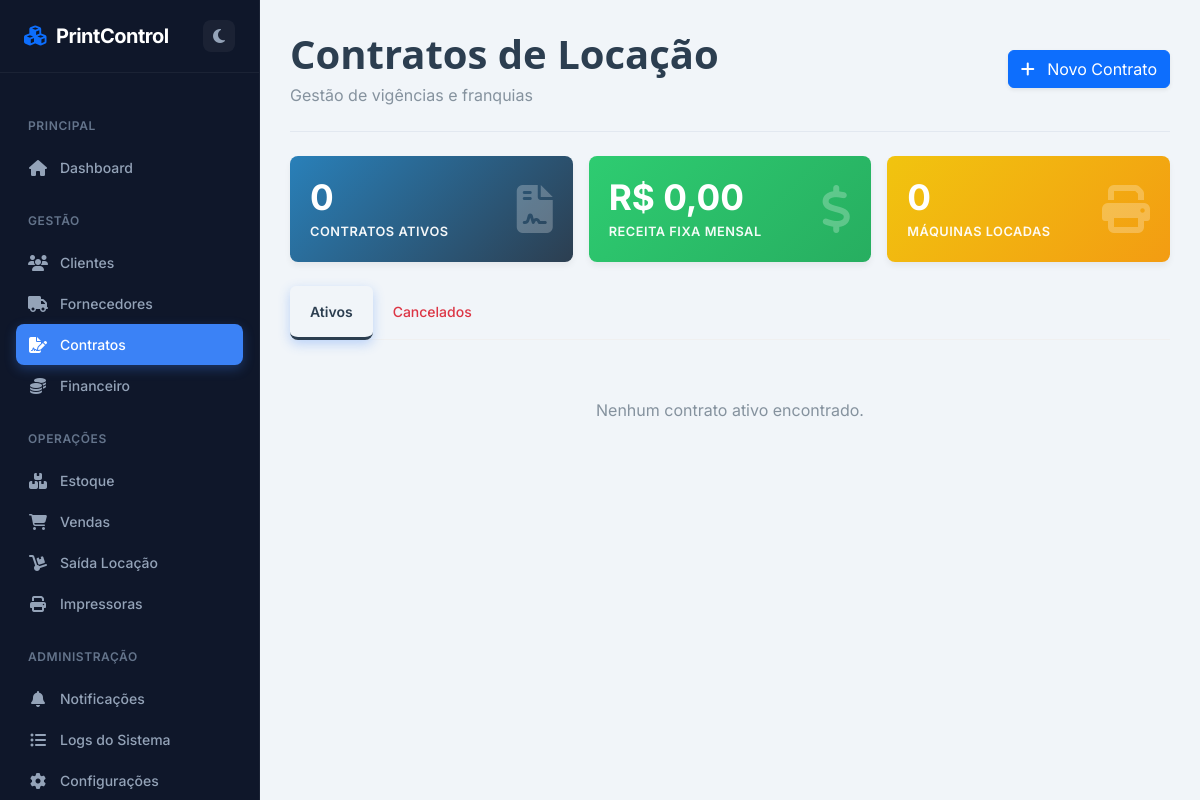
/contratos, run on an earlier commit of the app's database.
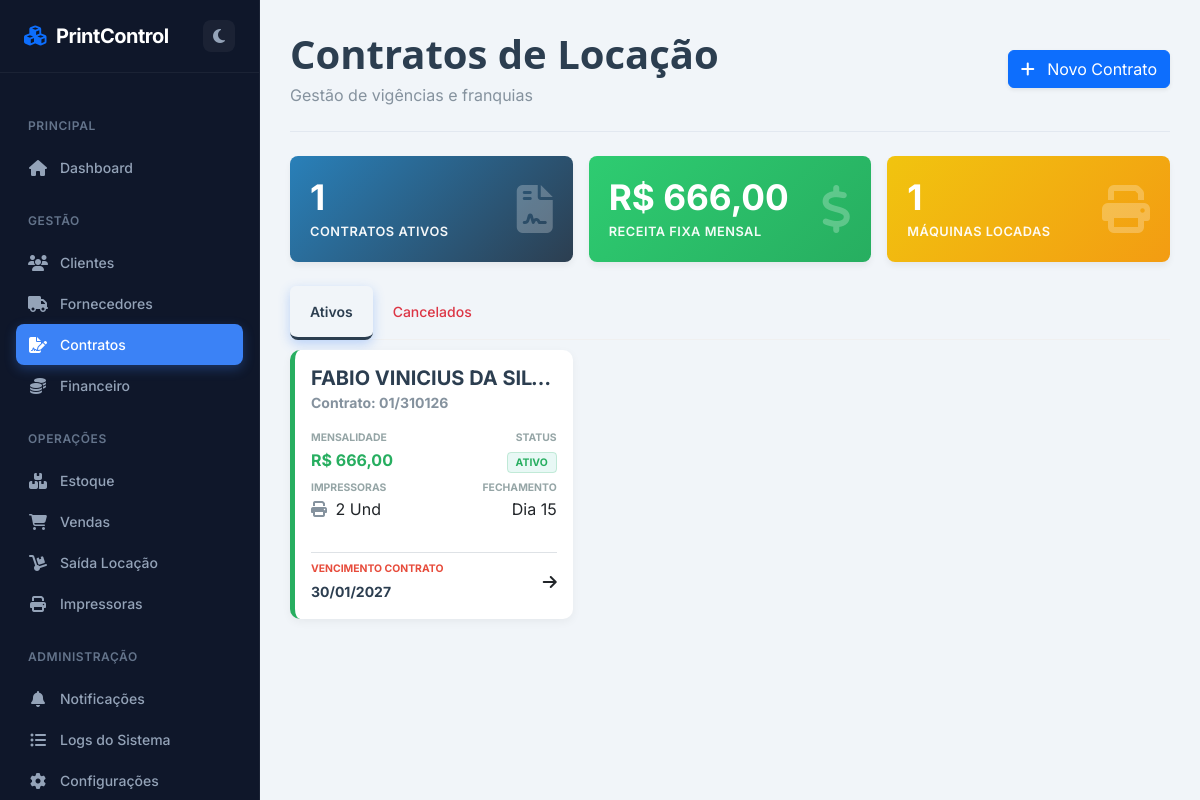
And on a later commit of the database.
### app.py (models this page shows)
class Contrato(db.Model):
    id = db.Column(db.Integer, primary_key=True)
    cliente_id = db.Column(db.Integer, db.ForeignKey('cliente.id'), nullable=False)
    cliente = db.relationship('Cliente', backref='contratos')
    numero_contrato = db.Column(db.String(50))
    data_inicio = db.Column(db.Date)
    data_fim = db.Column(db.Date)
    status = db.Column(db.String(20), default='Ativo')
    valor_mensal_total = db.Column(db.Float, default=0.0)
    dia_vencimento = db.Column(db.Integer)
    arquivo_pdf = db.Column(db.String(200))
    justificativa_cancelamento = db.Column(db.Text)
    itens = db.relationship('ContratoItem', backref='contrato', lazy=True)
    franquias = db.relationship('ContratoFranquia', backref='contrato', lazy=True)
    franquia_global_qtde = db.Column(db.Integer, default=0)
    valor_excedente_global = db.Column(db.Float, default=0.0)

class Cliente(db.Model):
    id = db.Column(db.Integer, primary_key=True)
    nome = db.Column(db.String(100), nullable=False)
    tipo_pessoa = db.Column(db.String(20))
    documento = db.Column(db.String(20))
    endereco = db.Column(db.String(200))
    telefone = db.Column(db.String(20))
    email = db.Column(db.String(100))
    data_fechamento = db.Column(db.Integer)
    observacao = db.Column(db.Text)

### app.py (the view)
@app.route('/contratos')
def contratos():
    impressoras_todas = Impressora.query.filter(or_(Impressora.status == 'Disponível', Impressora.status == 'Locada')).order_by(Impressora.localizacao, Impressora.modelo).all()
    contratos_ativos = Contrato.query.filter_by(status='Ativo').order_by(Contrato.valor_mensal_total.desc()).all()
    contratos_cancelados = Contrato.query.filter_by(status='Cancelado').order_by(Contrato.data_fim.desc()).all()
    clientes = Cliente.query.order_by(Cliente.nome).all()
    total_ativos = len(contratos_ativos)
    valor_total_mensal = sum(c.valor_mensal_total for c in contratos_ativos)
    impressoras_locadas = Impressora.query.filter_by(status='Locada').count()
    return render_template('contratos.html', contratos_ativos=contratos_ativos, contratos_cancelados=contratos_cancelados, clientes=clientes, impressoras_todas=impressoras_todas, total_ativos=total_ativos, valor_total_mensal=valor_total_mensal, impressoras_locadas=impressoras_locadas, hoje=datetime.now().date())

### app.py (called while the page is built)
@app.template_filter('currency')
def currency_filter(value):
    try:
        if value is None: return "R$ 0,00"
        val = float(value)
        return "R$ {:,.2f}".format(val).replace(",", "X").replace(".", ",").replace("X", ".")
    except:
        return "R$ 0,00"

@app.context_processor
def utility_processor():
    try:
        config = Configuracao.query.first()
        if not config:
            config = Configuracao()
            db.session.add(config)
            db.session.commit()
        return dict(hoje=datetime.now(), config=config)
    except: return dict(hoje=datetime.now(), config=None)

### templates/contratos.html (shortened to what the changed rows need)
{% extends "base.html" %}
{% block content %}
<div id="contratos-page" class="page-content active">
    <div class="page-header d-flex justify-content-between align-items-center mb-4">
        <div>
            <h1 class="page-title">Contratos de Locação</h1>
        </div>
    </div>
    <div class="row g-3 mb-4">
        <div class="col-md-4">
            <div class="card card-overview bg-gradient-primary">
                <div class="d-flex justify-content-between align-items-center h-100">
                    <div><h3>{{ total_ativos }}</h3><small>Contratos Ativos</small></div>
                </div>
            </div>
        </div>
        <div class="col-md-4">
            <div class="card card-overview bg-gradient-success">
                <div class="d-flex justify-content-between align-items-center h-100">
                    <div><h3>{{ valor_total_mensal | currency }}</h3><small>Receita Fixa Mensal</small></div>
                </div>
            </div>
        </div>
        <div class="col-md-4">
            <div class="card card-overview bg-gradient-warning">
                <div class="d-flex justify-content-between align-items-center h-100">
                    <div><h3>{{ impressoras_locadas }}</h3><small>Máquinas Locadas</small></div>
                </div>
            </div>
        </div>
    </div>
    <div class="tab-content">
        <div class="tab-pane fade show active" id="tabAtivos">
            <div class="row g-3" style="padding-top: 10px;">
                {% for c in contratos_ativos %}
                <div class="col-md-4">
                    <div class="card contrato-card border-class-A h-100" onclick="verDetalhes('{{ c.id }}')">
                        <div class="card-body p-3 d-flex flex-column">
                            <div class="mb-3">
                                <h5 class="fw-bold text-dark mb-0 text-truncate" title="{{ c.cliente.nome }}">{{ c.cliente.nome }}</h5>
                                <small class="text-muted fw-bold">Contrato: {{ c.numero_contrato }}</small>
                            </div>
                            <div class="row g-2 mb-3">
                                <div class="col-6">
                                    <span class="info-label">Mensalidade</span>
                                    <span class="info-value-big">{{ c.valor_mensal_total | currency }}</span>
                                </div>
                                <div class="col-6 text-end">
                                    <span class="info-label">Status</span>
                                    <span class="badge-status-card bg-status-ativo">{{ c.status }}</span>
                                </div>
                                <div class="col-6 mt-2">
                                    <span class="info-label">Impressoras</span>
                                    <span class="info-value"><i class="fas fa-print me-1 text-muted"></i> {{ c.itens|length }} Und</span>
                                </div>
                                <div class="col-6 mt-2 text-end">
                                    <span class="info-label">Fechamento</span>
                                    <span class="info-value">Dia {{ c.cliente.data_fechamento if c.cliente.data_fechamento else '-' }}</span>
                                </div>
                            </div>
                            <div class="mt-auto pt-2 border-top d-flex justify-content-between align-items-center">
                                <div>
                                    <span class="info-label" style="color: #e74c3c;">Vencimento Contrato</span>
                                    <span class="fw-bold text-dark small">{{ c.data_fim.strftime('%d/%m/%Y') }}</span>
                                </div>
                                <div class="btn-detalhes-icon"><i class="fas fa-arrow-right"></i></div>
                            </div>
                        </div>
                    </div>
                </div>
                {% else %}
                <div class="col-12 text-center py-5 text-muted"><p>Nenhum contrato ativo encontrado.</p></div>
                {% endfor %}
            </div>
        </div>
    </div>
</div>
{% endblock %}

What changed in the data, as far as the page shows it:
added Contrato: cliente.nome "FABIO VINICIUS DA SIL…", numero_contrato "01/310126", valor_mensal_total "R$ 666,00", status "ATIVO", itens|length "2", cliente "15", data_fim "30/01/2027"
Also different on the page:
{{ total_ativos }}: "0" → "1"
{{ valor_total_mensal | currency }}: "R$ 0,00" → "R$ 666,00"
{{ impressoras_locadas }}: "0" → "1"
text no longer shown: "Nenhum contrato ativo encontrado."
